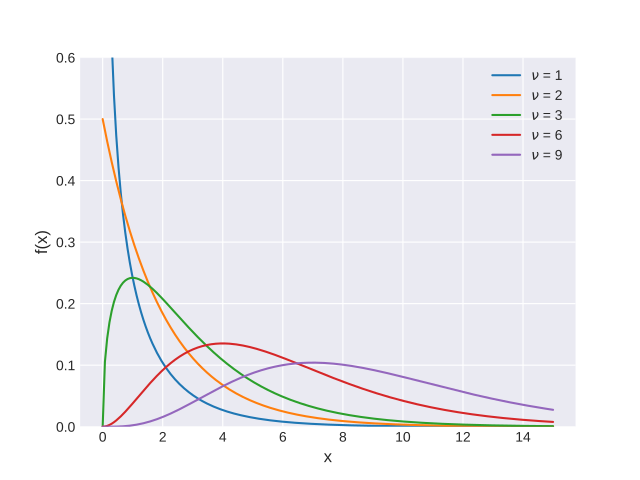

Recreate this plot in Python.
import matplotlib.pyplot as plt
import numpy as np
import scipy.stats as st
plt.style.use('seaborn-darkgrid')
x = np.linspace(0, 15, 200)
for df in [1, 2, 3, 6, 9]:
    pdf = st.chi2.pdf(x, df)
    plt.plot(x, pdf, label=r'$\nu$ = {}'.format(df))
plt.xlabel('x', fontsize=12)
plt.ylabel('f(x)', fontsize=12)
plt.ylim(0, 0.6)
plt.legend(loc=1)
plt.show()
